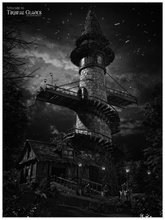
%> input picture photo/1.jpg (made grey), 165 x 220 px, shrunk from 1600 x 2133 before the run, given in place of edge2.tif, which was not available
$ octave test_imsegmentation.m   (GNU Octave 9; MATLAB toolbox functions it lacks are replaced by stand-ins)
%> lines starting %> are read from the running program, lines starting %| are printed output that depends on the picture; in (x1, y1, x2, y2) boxes, pixels count from 0 and x2, y2 are one past the last pixel; in counts of white or black regions, pixels touching at a corner belong together; the program's own positions count from 1; pictures that were not available may be replaced by others from this repository, and a replacement may not be noted
### myhough_lines.m
function [ h, theta, rho ] = myhough_lines( BW, dtheta, drho )
%MYHOUGH  自写直线的霍夫变换
%     BW: 边缘检测之后得到的二值图像
%     hough: 得到的霍夫矩阵
%     theta/rho: 得到每一行每一列极坐标参数向量
%     dtheta/drho: 对应单位区间长度
%     暂时默认间隔为1

%输入参数判定
if nargin<3
    drho = 1;
end
if nargin < 2
    dtheta = 1;
end

%初始化
I = im2double(BW); %归一化
[M,N] = size(I);

%单位长度暂时为1
theta = -89:90;
ntheta = length(theta);
rho_max = ceil(sqrt(M^2 + N^2));
rho = 0:rho_max;
nrho = length(rho);

h = zeros(nrho, ntheta);

% [9 lines of commented-out code are left out]
for i = 1:M
    for j = 1:N
        if I(i,j)==1
            for t=-89:90
                theta_rad = t*pi/180;
                nrho_new = round(abs(i*cos(theta_rad)+j*sin(theta_rad)))+1;
                ntheta_new = t + 90;
                h(nrho_new, ntheta_new) = h(nrho_new, ntheta_new) + 1;
            end
        end
    end
end

end

### test_imsegmentation.m
%% 图像分割

%% 边缘检测
%  基本步骤： 1 平滑滤波 2 锐化滤波 3 边缘判定 4 边缘连接
%  梯度算子：BW = edge(I,type,thresh,direction，’nothinning' )
%  高斯-拉普拉斯算子：BW = edge(I,'log',thresh,sigma)
%  canny算子：BW = edge(I,'canny',thresh,sigma)

% matlab自带函数,
% circuit.tif为matlab自带图像
intensity = imread('edge2.tif'); %读入源图像
%> intensity is the input picture: size 220x165 uint8; min 0, max 255, mean 41.8
%intensity = rgb2gray(intensity);

bw1 = edge(intensity,'sobel');
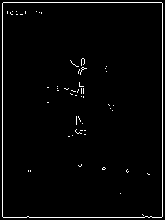
%> bw1: size 220x165 logical; 2.6% white in thin lines or dots
bw2 = edge(intensity,'prewitt');
%> bw2: size 220x165 logical; 2.5% white in thin lines or dots
bw3 = edge(intensity,'roberts');
%> bw3: size 220x165 logical; 2.6% white in thin lines or dots
bw4 = edge(intensity,'log');
%> bw4: size 220x165 logical; 4.8% white in thin lines or dots
bw5 = edge(intensity,'canny');
%> bw5: size 220x165 logical; 2.6% white in thin lines or dots

% subplot(2,3,1);
imshow(intensity); title('原图');
% subplot(2,3,2);
figure
imshow(bw1); title('sobel');
% subplot(2,3,3);
figure
imshow(bw2); title('prewitt');
% subplot(2,3,4);
figure
imshow(bw3); title('roberts');
% subplot(2,3,5);
figure
imshow(bw4); title('log');
% subplot(2,3,6);
figure
imshow(bw5); title('canny');

%% 霍夫变换-MATLAB-直线检测
%  之后自写函数
%  检测间断点边界形状

%  hough变换直线检测：
% 1 霍夫矩阵：[H, theta, rho) = hough(BW,param1,val1,param2,val2)
% 2 寻找峰值：peaks=houghpeaks(H,numpeaks, param1,val1,param2,val2)
% 3 提取直线段：lines = houghlines(BW,theta, rho, peaks, paraml, vall, param2, val2)
%  circuit.tif 旋转30度作为检测图像

% I = imread('circuit.tif');
%
% %旋转图像并寻找边缘
% rotI = imrotate(I, 33,'crop');
% BW = edge(rotI,'canny');

rotI = imread('photo/hough5.png');
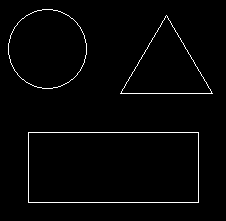
%> input picture photo/hough5.png, 226 x 221 px
%> rotI is the input picture: size 221x226x3 uint8; 1.9% white in thin lines or dots, all inside (x1, y1, x2, y2) = (8, 9, 213, 203)
rotI = rgb2gray(rotI);
BW = rotI;
%BW = edge(rotI,'canny');
imshow(BW);

%执行Hough变换并显示Hough矩阵
[H,T,R] = hough(BW);
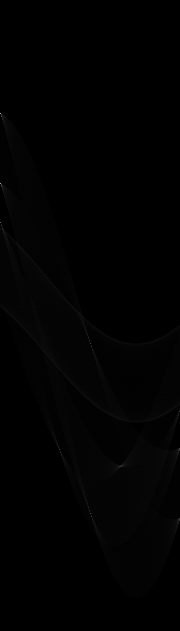
%> H: size 631x180 double; min 0, max 171, mean 1.5
%> T = 180 values from -90 to 89; R = 631 values from -315 to 315
figure,imshow(H,[],'XData',T,'YData',R,'InitialMagnification','fit');
xlabel ('\theta'), ylabel('\rho');
axis on, axis normal, hold on;

%在Hough矩阵中寻找前5个大于Hough矩阵中最大值0.3倍的峰值
P = houghpeaks(H,5,'threshold', ceil(0.3*max(H(:))));
%> P = [114 1; 184 1; 223 1; 514 91; 344 91]
x = T(P(:,2)); y = R(P(:,1)); %由行、列索引转换成实际坐标
%> after `x = T(P(:,2))`: x = [-90 -90 -90 0 0]
%> after `y = R(P(:,1))`: y = [-202 -132 -93 198 28]
plot(x,y,'s','color', 'red'); %在Hough矩阵图像中标出峰值位置

%找到并绘制直线(结构体)
lines = houghlines(BW,T,R,P,'FillGap',5, 'MinLength', 7);
%> lines = 5 lines; point1 to point2 (x, y): (29, 203) to (199, 203), (29, 133) to (199, 133), (121, 94) to (213, 94), (199, 133) to (199, 203), (29, 133) to (29, 203)
%合并距离小于5的钱段， 丢弃所有长度小于7的直线段
figure, imshow(rotI), hold on

max_len = 0;
for k = 1:length(lines)   %依次标出各条直线段
    xy = [lines(k).point1; lines(k).point2];
    plot(xy(:, 1) , xy(:, 2),'LineWidth',2,'Color','green');

    %绘制线段端点
    plot(xy(1, 1) ,xy(1, 2), 'x', 'LineWidth',2, 'Color','yellow');
    plot(xy(2,1),xy(2,2),'x', 'LineWidth', 2, 'Color', 'red');

    %确定最长的线段:  norm表示矩阵范数
    len = norm(lines(k).point1 - lines (k) .point2);
    if (len > max_len)
        max_len = len;
        xy_long = xy;
    end
end
%> this loop made 5 passes
%> (len, max_len, xy_long) on pass 1: (170, 170, [29 203; 199 203])
%> (xy, len) on passes 2 to 5: ([29 133; 199 133], 170), ([121 94; 213 94], 92), ([199 133; 199 203], 70), ([29 133; 29 203], 70)

%高亮显示最长线段
plot(xy_long(:,1),xy_long(:, 2),'LineWidth',2, 'Color','cyan');

%曲线检测
%任意形状检测

%% 霍夫变换-自写函数-直线检测-myhough_lines-ghough

rotI = imread('photo/hough5.png');
rotI = rgb2gray(rotI);
BW = rotI;
%BW = edge(rotI,'canny');
imshow(BW);

%执行Hough变换并显示Hough矩阵
[H1,T,R] = myhough_lines(BW);
%> after the loop in myhough_lines, `for i = 1:M`:
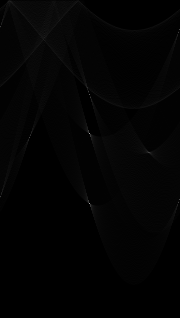
%> h: size 318x180 double; min 0, max 171, mean 3
%> after the loop in myhough_lines, `for i = 1:M`: nrho_new = 200; ntheta_new = 180; theta_rad = 1.57
%> T = 180 values from -89 to 90; R = 318 values from 0 to 317
figure,imshow(H1,[],'XData',T,'YData',R,'InitialMagnification','fit');
xlabel ('\theta'), ylabel('\rho');
axis on, axis normal, hold on;

%在Hough矩阵中寻找前5个大于Hough矩阵中最大值0.3倍的峰值
P = houghpeaks(H1,5,'threshold', ceil(0.1*max(H1(:))));
%> P = [134 90; 204 90; 95 90; 200 180; 30 180]
x = T(P(:,2)); y = R(P(:,1)); %由行、列索引转换成实际坐标
%> after `x = T(P(:,2))`: x = [0 0 0 90 90]
%> after `y = R(P(:,1))`: y = [133 203 94 199 29]
plot(x,y,'s','color', 'red'); %在Hough矩阵图像中标出峰值位置
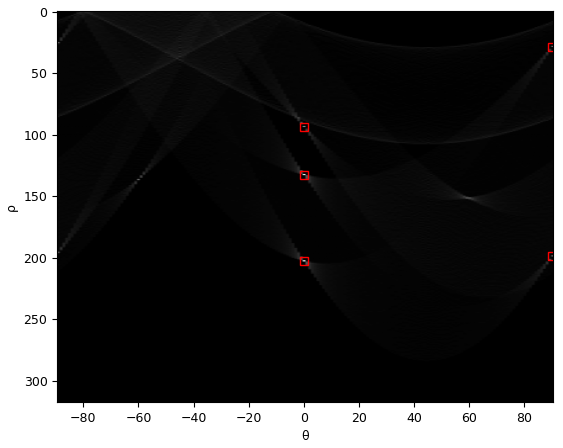
%> figure redrawn from the program's plot data

%找到并绘制直线(结构体)
lines = houghlines(BW,T,R,P,'FillGap',5, 'MinLength', 7);
%> lines = empty struct
%合并距离小于5的钱段， 丢弃所有长度小于7的直线段
figure, imshow(rotI), hold on

max_len = 0;
for k = 1:length(lines)   %依次标出各条直线段
    xy = [lines(k).point1; lines(k).point2];
    plot(xy(:, 1) , xy(:, 2),'LineWidth',2,'Color','green');

    %绘制线段端点
    plot(xy(1, 1) ,xy(1, 2), 'x', 'LineWidth',2, 'Color','yellow');
    plot(xy(2,1),xy(2,2),'x', 'LineWidth', 2, 'Color', 'red');

    %确定最长的线段:  norm表示矩阵范数
    len = norm(lines(k).point1 - lines (k) .point2);
    if (len > max_len)
        max_len = len;
        xy_long = xy;
    end
end
%> this loop made 0 passes
%> after the loop, max_len = 0

%高亮显示最长线段
plot(xy_long(:,1),xy_long(:, 2),'LineWidth',2, 'Color','cyan');
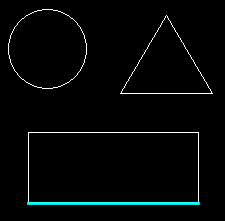
%> figure redrawn from the program's plot data


%% 霍夫变换-自写函数-圆与椭圆检测-myhough_circle
%  霍夫变换直线检测
%  霍夫变换检测圆与椭圆
%  myhough(BW,shape,param1,val1,param2,val2)

%?Hough变换
%?将图像空间(x,y)对应到参数空间(a,b,r)?
%?a?=?x-r*cos(angle)?
%?b?=?y-r*sin(angle)


% p:阈值，0，1之间的数
% %%%%%%%%%%%%%%%%%%%%%%%%%%%%%%%%%
% output
% hough_space:参数空间，h(a,b,r)表示圆心在(a,b)半径为r的圆上的点数
% hough_circl:二值图像，检测到的圆
% para:检测到的圆的圆心、半径

rotI = imread('photo/hough5.png');
rotI = rgb2gray(rotI);
BW = rotI;

[m,n] = size(BW);
%> m = 221; n = 226
r_max = min(m/2, n/2);
%> r_max = 110.5
r_min = 1;
step_r = 1;
step_angle = 1;

size_r = round((r_max-r_min)/step_r)+1;
%> size_r = 111
size_angle = round(2*pi/step_angle);
hough_space = zeros(m,n,size_r);
[rows,cols] = find(BW);
%> rows = 950 values from 10 to 203; cols = 950 values from 9 to 213
ecount = size(rows);
%> ecount = [950 1]

% Hough变换
% 将图像空间(x,y)对应到参数空间(a,b,r)
% a = x-r*cos(angle)
% b = y-r*sin(angle)
for i=1:ecount
    for r=1:size_r
        for k=1:size_angle
            a = round(rows(i)-(r_min+(r-1)*step_r)*cos(k*step_angle));
            b = round(cols(i)-(r_min+(r-1)*step_r)*sin(k*step_angle));
            if(a>0&&a<=m&&b>0&&b<=n)
                hough_space(a,b,r) = hough_space(a,b,r)+1;
            end
        end
    end
end

% 搜索超过阈值的聚集点
p = 0.3;
max_para = max(max(max(hough_space)));
%> max_para = 5
index = find(hough_space>=max_para*p);
%> index = 16731 values from 1591 to 5536297
length = size(index);
%> length = [16731 1]
hough_circle = false(m,n);

for i=1:ecount
    for k=1:length
        par3 = floor(index(k)/(m*n))+1;
%> par3 = 1
        par2 = floor((index(k)-(par3-1)*(m*n))/m)+1;
%> par2 = 8
        par1 = index(k)-(par3-1)*(m*n)-(par2-1)*m;
%> par1 = 44
        if((rows(i)-par1)^2+(cols(i)-par2)^2<(r_min+(par3-1)*step_r)^2+5&...
                (rows(i)-par1)^2+(cols(i)-par2)^2>(r_min+(par3-1)*step_r)^2-5)
            rotI = imread('photo/hough5.png');
rotI = rgb2gray(rotI);
BW = rotI;hough_circle(rows(i),cols(i)) = true;
%> after `hough_circle(rows(i),cols(i)) = true`:
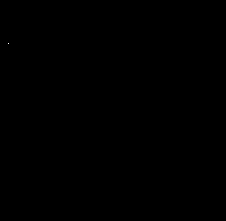
%> hough_circle: size 221x226 logical; 0% white in thin lines or dots, all inside (x1, y1, x2, y2) = (8, 43, 9, 44)
        end
    end
end

% 打印检测结果
for k=1:length
    par3 = floor(index(k)/(m*n))+1;
    par2 = floor((index(k)-(par3-1)*(m*n))/m)+1;
    par1 = index(k)-(par3-1)*(m*n)-(par2-1)*m;
    par3 = r_min+(par3-1)*step_r;
    fprintf(1,'Center %d %d radius %d\n',par1,par2,par3);
    para(:,k) = [par1,par2,par3];
end


%% 阈值分割
%  多阈值的情况如何处理
%  mygraythresh  返回阈值0-1之间

%  自写函数，涵盖以上三种方法 mygraythresh
I = imread('rice.png');
%I = imread('coins.png');
imshow(I);

%  最大类间方差法 Ostu：(myostu从网上抄的)

thresh1 = graythresh(I);
BW = im2bw(I, thresh1);
thresh2 = mygraythresh(I,'ostu');
BW2 = im2bw(I, thresh2);

figure
subplot(1,2,1);imshow(BW);title('matlab');
subplot(1,2,2);imshow(BW2);title('mygraythresh');

%  迭代选择阈值法 Iteration：
thresh3 = mygraythresh(I,'iteration');
BW3 = im2bw(I, thresh3);
figure
imshow(BW3);

%  最小均方误差法 Mmse:???
%  建议查查论文，原理不是很详细

%  局部阈值处理：？？？
%  效果不错
%  1 顶帽算子
%  2 graythresh
se = strel('disk',10);
Itop =imtophat(I, se);   %顶帽变换
thresh4 = graythresh(Itop);
BW4 = im2bw(Itop,thresh4);
figure
subplot(1,2,1);imshow(Itop);title('顶帽变换');
subplot(1,2,2);imshow(BW4);title('局部阈值');

%% 区域分割
%% 区域生长与区域分裂合并
%% 区域生长
%  regiongrow 基于灰度平均值差值
%  只能选择一个点，应将其改善——myregionGrow

% getpts: 可以用鼠标选择坐标点
% myregiongrow( input_image, growCriterion, threshhold )
%   growCriterion: 生长规则类型
%         grayDifference: 基于灰度差
%         kolmogorovSmirnov: 基于区域内灰度统计1
%         smoothedDifference：基于区域内灰度统计2
%         shape1： 基于区域形状1
%         shape2： 基于区域形状2
%  如何自适应确定阈值


Iin = imread('coins.png');
%imshow(Iin);title('原图');
Iout = myregiongrow(Iin, 'grayDifference', 0.05 );
Iout0 = regionGrow(Iin,0.20);

figure
subplot(1,2,1);imshow(Iout0);title('平均灰度差');
subplot(1,2,2);imshow(Iout);title('中心灰度差');


%% 区域分裂合并-MATLAB
%  相关的3个主要函数分别是qtdecomp, qtgetblk和qtsetblk.
%  qtdecomp： 可以进行囚叉树分解。该函数首先将图像划分成相等大小的4块，
%             然后对每一个块进行一致性检查。
%  qtgetblk： 可进一步获得四叉树分解后所有指定大小的子块像素及位置信息
%  qtsetblk： 将四叉树分解所得到的子块中符合条件的部分全部替换为指定的子块


I1 = imread('rice.png');  %读入原因像
imshow(I1)

%选取阈值0.2， 对原始图像进行四叉树分解,得到稀疏矩阵
S = qtdecomp(I1,0.2);

%原始的稀疏矩阵转换为普通矩阵，使用full函数
S2 = full(S);
figure;
imshow(S2);

ct = zeros(6, 1); %记录子块数目的列向量
vals{ii}=[];

%分别获得不同大小块的信息，子块内容保存在三维数组valsl ～val6中，子块数目保存在ct向量中
for ii = 1:6
    [vals{ii} ,r,c] = qtgetblk(I1,S2, 2^(ii-1));
    ct(ii) = size(vals{ii},3);
end

%% 区域分裂合并-自写函数
rotI = imread('photo/hough5.png');
rotI = rgb2gray(rotI);
BW = rotI;
I = im2double(BW);

[M, N] = size(I);

theta = -89:90;
ntheta = length(theta);
rho_max = ceil(sqrt(M^2 + N^2));
rho = 0:rho_max;
nrho = length(rho);

h = zeros(nrho, ntheta);

for i = 1:M
    for j = 1:N
            for t=-89:90
                theta_rad = t*pi/180;
                nrho_new = round(abs(i*cos(theta_rad)+j*sin(theta_rad)))+1;
                ntheta_new = t + 90;
                h(nrho_new, ntheta_new) = h(nrho_new, ntheta_new) + 1;
            end
    end
end
